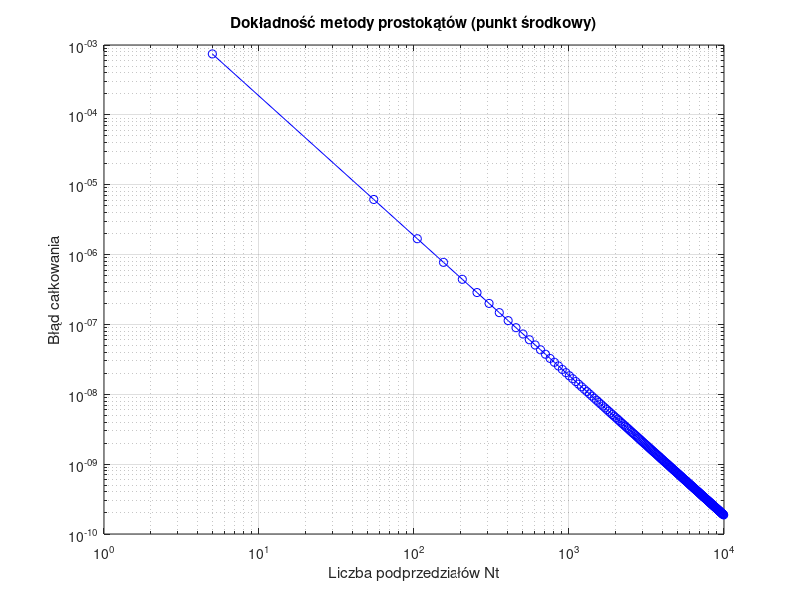

This figure's MATLAB source:
function [ft_5, integral_1000, Nt, integration_error] = midpoint_rule_accuracy_evaluation()
    % Funkcja służy do numerycznego obliczania całki oznaczonej metodą prostokątów
    % (wariant z punktem środkowym) z funkcji gęstości prawdopodobieństwa awarii
    % urządzenia elektronicznego. Jej celem jest porównanie dokładności obliczeń
    % w zależności od liczby zastosowanych podprzedziałów całkowania.
    %
    % ft_5 – wartość funkcji gęstości prawdopodobieństwa obliczona dla t = 5.
    %
    % integral_1000 – przybliżona wartość całki oznaczonej na przedziale [0, 5]
    %   wyznaczona metodą prostokątów dla liczby podprzedziałów wynoszącej 1000.
    %
    % integration_error – wektor zawierający błędy bezwzględne numerycznego
    %   wyznaczenia wartości całki oznaczonej. Wartość integration_error(1,i)
    %   oznacza błąd obliczenia całki dla Nt(1,i) podprzedziałów:
    %   integration_error(1, i) = abs(integral_approximation - reference_value),
    %   gdzie reference_value to wzorcowa wartość całki.
    %
    % Nt – wektor wierszowy zawierający liczby podprzedziałów całkowania,
    %   dla których wyznaczane są przybliżenia całki i obliczany jest błąd.
    
    reference_value = 0.0473612919396179; % wartość wzorcowa całki

    ft_5 = failure_density_function(5); % wartość funkcji dla t = 5

    N = 1000; % liczba podprzedziałów
    x = linspace(0,5,N+1);
    integral_1000 = midpoint_rule(x);

    Nt = 5:50:10000;
    integration_error = zeros(1, length(Nt));

    for i = 1:length(Nt)
        N_local = Nt(i);
        x_local = linspace(0, 5, N_local + 1); % N+1 punktów
        integration_result = midpoint_rule(x_local);
        integration_error(i) = abs(integration_result - reference_value);
    end

    % Wykres w skali log-log
    figure;
    loglog(Nt, integration_error, 'b-o');
    grid on;
    xlabel('Liczba podprzedziałów Nt');
    ylabel('Błąd całkowania');
    title('Dokładność metody prostokątów (punkt środkowy)');
end

function integral_approximation = midpoint_rule(x)
    delta_x = x(2) - x(1);
    midpoints = (x(1:end-1) + x(2:end)) / 2;
    integral_approximation = sum(failure_density_function(midpoints)) * delta_x;
end

function ft = failure_density_function(t)
     % Zwraca wartości funkcji gęstości prawdopodobieństwa wystąpienia awarii
    % urządzenia elektronicznego dla zadanych wartości czasu t.
    %
    % t – wektor wartości czasu (wyrażonych w latach), dla których obliczane
    %   są wartości funkcji gęstości prawdopodobieństwa.
    %
    % ft – wektor zawierający wartości funkcji gęstości prawdopodobieństwa
    %      odpowiadające kolejnym elementom wektora t.
    ft = 1 / (3 * sqrt(2*pi)) * exp(-((t - 10).^2) / (2 * 3^2));
end
